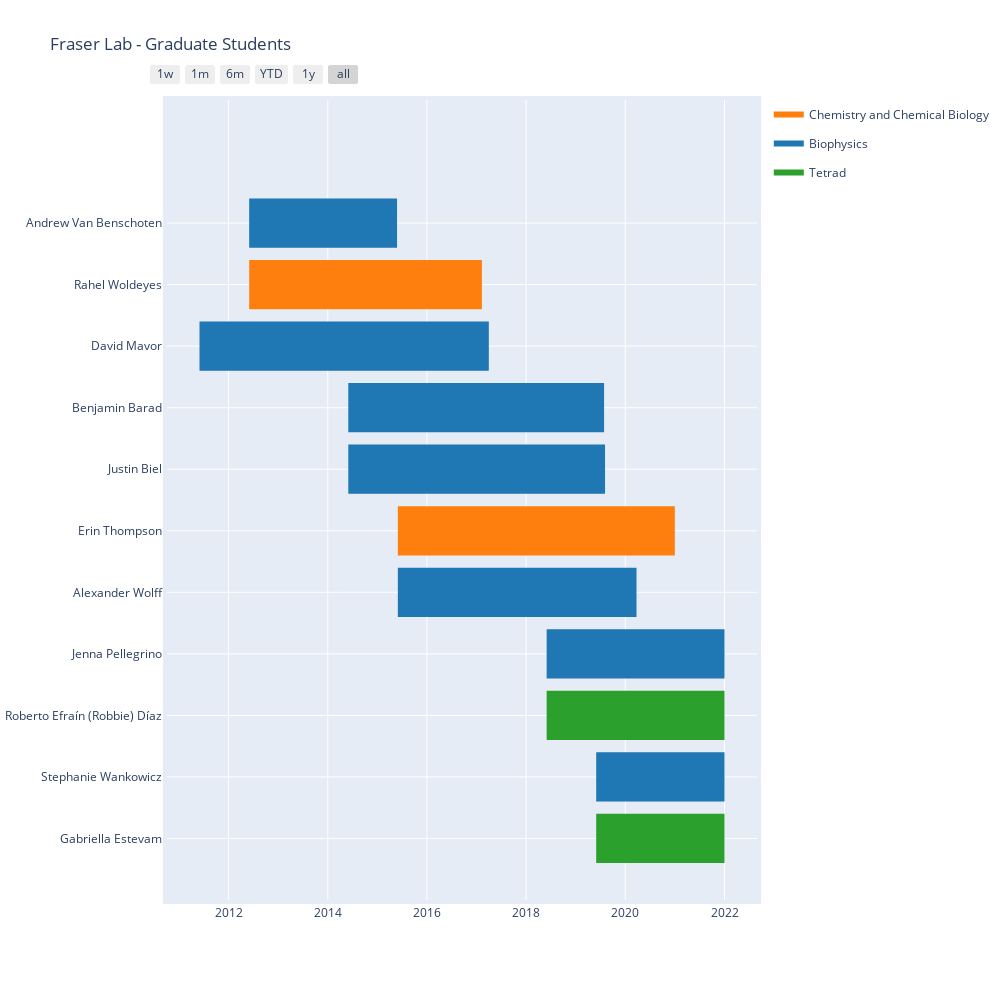

Notebook cell for this chart:
### Code cell
#All lab members
df = pd.read_excel('/Users/rediaz/GitHub/fraser-lab.github.io/members_timeline/grad_students.xlsx')
# Gantt chart in Plotly has mandatory format of data columns
df.columns = ['Task', 'Start', 'Finish', 'Role', 'Program']

fig_plotly = ff.create_gantt(df, index_col='Program', title='Fraser Lab - Graduate Students',
                             show_colorbar=True, bar_width=0.4, showgrid_x=True, showgrid_y=True, group_tasks=True)

fig_plotly.update_layout(
    autosize=True,
    width=1000,
    height=1000,
    margin=go.layout.Margin(
        l=150,
        r=5,
        b=100,
        t=100,
        pad=4
    )
)

### Figure 1 — Plotly figure (JSON) as saved in the notebook; plotly's stock layout.template omitted (floating-point values rounded to 4 significant figures)
{"data": [{"fill": "toself", "fillcolor": "rgb(255, 127, 14)", "hoverinfo": "name", "legendgroup": "rgb(255, 127, 14)", "mode": "none", "name": "Chemistry and Chemical Biology", "showlegend": true, "type": "scatter", "x": ["2012-06-01T00:00:00", "2017-02-09T00:00:00", "2017-02-09T00:00:00", "2012-06-01T00:00:00", "2012-06-01T00:00:00", "2015-06-01T00:00:00", "2020-12-31T00:00:00", "2020-12-31T00:00:00", "2015-06-01T00:00:00"], "y": [8.6, 8.6, 9.4, 9.4, null, 4.6, 4.6, 5.4, 5.4]}, {"fill": "toself", "fillcolor": "rgb(31, 119, 180)", "hoverinfo": "name", "legendgroup": "rgb(31, 119, 180)", "mode": "none", "name": "Biophysics", "showlegend": true, "type": "scatter", "x": ["2012-06-01T00:00:00", "2015-05-26T00:00:00", "2015-05-26T00:00:00", "2012-06-01T00:00:00", "2012-06-01T00:00:00", "2011-06-01T00:00:00", "2017-04-01T00:00:00", "2017-04-01T00:00:00", "2011-06-01T00:00:00", "2011-06-01T00:00:00", "2014-06-01T00:00:00", "2019-07-29T00:00:00", "2019-07-29T00:00:00", "2014-06-01T00:00:00", "2014-06-01T00:00:00", "2014-06-01T00:00:00", "2019-08-05T00:00:00", "2019-08-05T00:00:00", "2014-06-01T00:00:00", "2014-06-01T00:00:00", "2015-06-01T00:00:00", "2020-03-24T00:00:00", "2020-03-24T00:00:00", "2015-06-01T00:00:00", "2015-06-01T00:00:00", "2018-06-01T00:00:00", "2022-01-01T00:00:00", "2022-01-01T00:00:00", "2018-06-01T00:00:00", "2018-06-01T00:00:00", "2019-06-01T00:00:00", "2022-01-01T00:00:00", "2022-01-01T00:00:00", "2019-06-01T00:00:00"], "y": [9.6, 9.6, 10.4, 10.4, null, 7.6, 7.6, 8.4, 8.4, null, 6.6, 6.6, 7.4, 7.4, null, 5.6, 5.6, 6.4, 6.4, null, 3.6, 3.6, 4.4, 4.4, null, 2.6, 2.6, 3.4, 3.4, null, 0.6, 0.6, 1.4, 1.4]}, {"fill": "toself", "fillcolor": "rgb(44, 160, 44)", "hoverinfo": "name", "legendgroup": "rgb(44, 160, 44)", "mode": "none", "name": "Tetrad", "showlegend": true, "type": "scatter", "x": ["2018-06-01T00:00:00", "2022-01-01T00:00:00", "2022-01-01T00:00:00", "2018-06-01T00:00:00", "2018-06-01T00:00:00", "2019-06-01T00:00:00", "2022-01-01T00:00:00", "2022-01-01T00:00:00", "2019-06-01T00:00:00"], "y": [1.6, 1.6, 2.4, 2.4, null, -0.4, -0.4, 0.4, 0.4]}, {"legendgroup": "rgb(255, 127, 14)", "marker": {"color": "rgb(255, 127, 14)", "opacity": 0, "size": 1}, "mode": "markers", "name": "", "showlegend": false, "text": [null, null, null, null], "type": "scatter", "x": ["2012-06-01T00:00:00", "2017-02-09T00:00:00", "2015-06-01T00:00:00", "2020-12-31T00:00:00"], "y": [9, 9, 5, 5]}, {"legendgroup": "rgb(31, 119, 180)", "marker": {"color": "rgb(31, 119, 180)", "opacity": 0, "size": 1}, "mode": "markers", "name": "", "showlegend": false, "text": [null, null, null, null, null, null, null, null, null, null, null, null, null, null], "type": "scatter", "x": ["2012-06-01T00:00:00", "2015-05-26T00:00:00", "2011-06-01T00:00:00", "2017-04-01T00:00:00", "2014-06-01T00:00:00", "2019-07-29T00:00:00", "2014-06-01T00:00:00", "2019-08-05T00:00:00", "2015-06-01T00:00:00", "2020-03-24T00:00:00", "2018-06-01T00:00:00", "2022-01-01T00:00:00", "2019-06-01T00:00:00", "2022-01-01T00:00:00"], "y": [10, 10, 8, 8, 7, 7, 6, 6, 4, 4, 3, 3, 1, 1]}, {"legendgroup": "rgb(44, 160, 44)", "marker": {"color": "rgb(44, 160, 44)", "opacity": 0, "size": 1}, "mode": "markers", "name": "", "showlegend": false, "text": [null, null, null, null], "type": "scatter", "x": ["2018-06-01T00:00:00", "2022-01-01T00:00:00", "2019-06-01T00:00:00", "2022-01-01T00:00:00"], "y": [2, 2, 0, 0]}], "layout": {"autosize": true, "height": 1000, "hovermode": "closest", "margin": {"b": 100, "l": 150, "pad": 4, "r": 5, "t": 100}, "showlegend": true, "title": {"text": "Fraser Lab - Graduate Students"}, "width": 1000, "xaxis": {"rangeselector": {"buttons": [{"count": 7, "label": "1w", "step": "day", "stepmode": "backward"}, {"count": 1, "label": "1m", "step": "month", "stepmode": "backward"}, {"count": 6, "label": "6m", "step": "month", "stepmode": "backward"}, {"count": 1, "label": "YTD", "step": "year", "stepmode": "todate"}, {"count": 1, "label": "1y", "step": "year", "stepmode": "backward"}, {"step": "all"}]}, "showgrid": true, "type": "date", "zeroline": false}, "yaxis": {"autorange": false, "range": [-1, 12], "showgrid": true, "ticktext": ["Gabriella Estevam", "Stephanie Wankowicz", "Roberto Efraín (Robbie) Díaz", "Jenna Pellegrino", "Alexander Wolff", "Erin Thompson", "Justin Biel", "Benjamin Barad", "David Mavor", "Rahel Woldeyes", "Andrew Van Benschoten"], "tickvals": [0, 1, 2, 3, 4, 5, 6, 7, 8, 9, 10], "zeroline": false}}}
